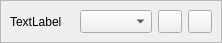
<?xml version="1.0" encoding="UTF-8"?>
<ui version="4.0">
 <class>LayerEntry</class>
 <widget class="QWidget" name="LayerEntry">
  <property name="geometry">
   <rect>
    <x>0</x>
    <y>0</y>
    <width>222</width>
    <height>43</height>
   </rect>
  </property>
  <property name="sizePolicy">
   <sizepolicy hsizetype="Minimum" vsizetype="Preferred">
    <horstretch>0</horstretch>
    <verstretch>0</verstretch>
   </sizepolicy>
  </property>
  <property name="minimumSize">
   <size>
    <width>0</width>
    <height>0</height>
   </size>
  </property>
  <property name="maximumSize">
   <size>
    <width>16777215</width>
    <height>16777215</height>
   </size>
  </property>
  <property name="windowTitle">
   <string>Form</string>
  </property>
  <layout class="QGridLayout" name="gridLayout">
   <property name="leftMargin">
    <number>0</number>
   </property>
   <property name="topMargin">
    <number>0</number>
   </property>
   <property name="rightMargin">
    <number>0</number>
   </property>
   <property name="bottomMargin">
    <number>0</number>
   </property>
   <item row="0" column="0">
    <widget class="QFrame" name="frame">
     <property name="frameShape">
      <enum>QFrame::StyledPanel</enum>
     </property>
     <property name="frameShadow">
      <enum>QFrame::Sunken</enum>
     </property>
     <layout class="QGridLayout" name="gridLayout_2">
      <item row="0" column="1">
       <widget class="QComboBox" name="composer_fn">
        <property name="sizePolicy">
         <sizepolicy hsizetype="Fixed" vsizetype="Fixed">
          <horstretch>0</horstretch>
          <verstretch>0</verstretch>
         </sizepolicy>
        </property>
        <property name="maximumSize">
         <size>
          <width>100</width>
          <height>100</height>
         </size>
        </property>
       </widget>
      </item>
      <item row="0" column="3">
       <widget class="QToolButton" name="edit">
        <property name="toolTip">
         <string>Edit layer settings</string>
        </property>
        <property name="text">
         <string/>
        </property>
       </widget>
      </item>
      <item row="0" column="0">
       <widget class="QLabel" name="effect_name">
        <property name="text">
         <string>TextLabel</string>
        </property>
       </widget>
      </item>
      <item row="0" column="4">
       <widget class="QToolButton" name="remove">
        <property name="toolTip">
         <string>Remove layer</string>
        </property>
        <property name="text">
         <string/>
        </property>
       </widget>
      </item>
     </layout>
    </widget>
   </item>
  </layout>
 </widget>
 <resources/>
 <connections/>
</ui>
